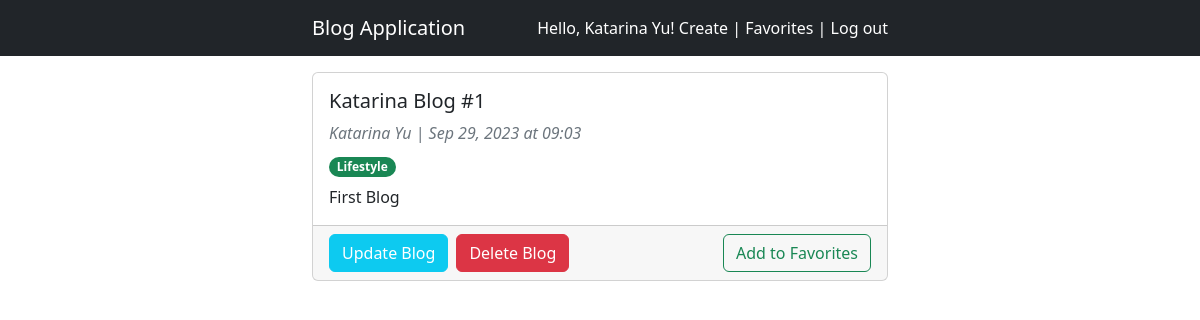
The page /blog-details/5 (signed in) on the database its author committed.
### blog/models.py (models this page shows, shortened)
class Blog(models.Model):
    user = models.ForeignKey(User, on_delete=models.CASCADE, default = None)
    title = models.CharField(max_length=200)
    category = models.CharField(max_length=200)
    content = models.CharField(max_length=1000)
    created_at = models.DateTimeField('created_at', auto_now_add=True)

### blog/views.py (the view)
# urls.py: path('blog-details/<int:id>', views.blog_details, name = 'blog-details'),
@login_required(login_url='login')
def blog_details(request, id):
    template = 'blog/blog-details.html'
    blog = get_object_or_404(Blog, pk = id)
    is_favorite = Favorite.objects.filter(blog_id = blog).exists()
    context = {
        'blog': blog,
        'is_favorite': is_favorite
    }
    return render(request, template, context)

### blog/templatetags/tags.py (called while the page is built)
@register.filter('format_title')
def format_title(title):
    if len(title) > 100:
        return title[:100] + "..."
    return title

@register.filter('format_content')
def format_content(content):
    if len(content) > 100:
        return content[:100] + "..."
    return content

@register.filter('get_color')
def get_color(key):
    category =  {
        'Lifestyle': 'text-bg-success',
        'K-pop': 'text-bg-danger',
        'Sports': 'text-bg-warning',
        'Politics': 'text-bg-info',
        'Entertainment': 'text-bg-secondary',
    }
    return category.get(key, 'text-bg-secondary')

### blog/templates/blog/blog-details.html (shortened to what this page needs)
{% extends 'base.html' %}
{% load tags %}
{% block content %}
<div class="card mb-4">
    <div class="card-body">
        <h5 class="card-title">
            <a href="{% url 'blog-details' blog.id %}" class="text-decoration-none text-dark">
                {{ blog.title|format_title }}
            </a>
        </h5>
        <div class="mb-2">
            <span class="fst-italic fs-6 text-muted">{{ blog.user.first_name }} {{ blog.user.last_name }} | </span>
            <span class="fst-italic fs-6 text-muted">
                {{ blog.created_at|date:"M d, Y" }} at {{blog.created_at|time:"H:i"}}
            </span>
        </div>
        <div class="mb-2">
            <span class="badge rounded-pill {{ blog.category|get_color }}">{{ blog.category }}</span>
        </div>
        <p class="card-text">{{ blog.content|format_content}}</p>
    </div>
    <div class="card-footer d-flex justify-content-between">
        {% if request.user == blog.user %}
        <div class="d-flex justify-content-between">
            <a href="{% url 'update' blog.id %}" class="btn btn-info text-white me-2">Update Blog</a>
            <form action="{% url 'delete' blog.id %}" method="DELETE">
                <button class="btn btn-danger">Delete Blog</button>
            </form>
        </div>
        {% else %}
        <div class="d-flex justify-content-between"></div>
        {% endif %}
        <form action="{% url 'add_favorites' blog.id %}" method="POST">
            {% if is_favorite %}
            <button class="btn btn-outline-danger">Remove from Favorites</button>
            {% else %}
            <button class="btn btn-outline-success">Add to Favorites</button>
            {% endif %}
        </form>
    </div>
</div>
{% endblock %}

### templates/navbar.html
<nav class="navbar navbar-dark navbar-expand-lg bg-dark fixed-top">
  <div class="mx-auto d-flex justify-content-between custom-width container">
    <a class="navbar-brand" href="{% url 'index' %}">Blog Application</a>
    {% if not request.user.is_anonymous %}
      <div>
        <span class="text-white">Hello, {{ request.user.first_name }} {{ request.user.last_name }}!</span>
        <a class="text-decoration-none text-white" href="{% url 'create' %}">Create</a>
        <span class="text-white"> | </span>
        <a class="text-decoration-none text-white" href="{% url 'favorites' %}">Favorites</a>
        <span class="text-white"> | </span>
        <a class="text-decoration-none text-white" href="{% url 'logout' %}">Log out</a>
      </div>
    {% else %}
      <div>
        <a class="text-decoration-none text-white" href="{% url 'login' %}">Log in</a>
        <span class="text-white"> | </span>
        <a class="text-decoration-none text-white" href="{% url 'signup' %}">Sign up</a>
      </div>
    {% endif %}
  </div>
</nav>

### blog/static/blog/style.css (style rules this page uses)
.custom-width { width: 50%; }

### rows shown on the page
Blog: title "Katarina Blog #1", user.first_name "Katarina", user.last_name "Yu", created_at "Sep 29, 2023", created_at "09:03", category "Lifestyle", content "First Blog"

### other values the page prints
{{ request.user.first_name }} "Katarina"
{{ request.user.last_name }} "Yu"
